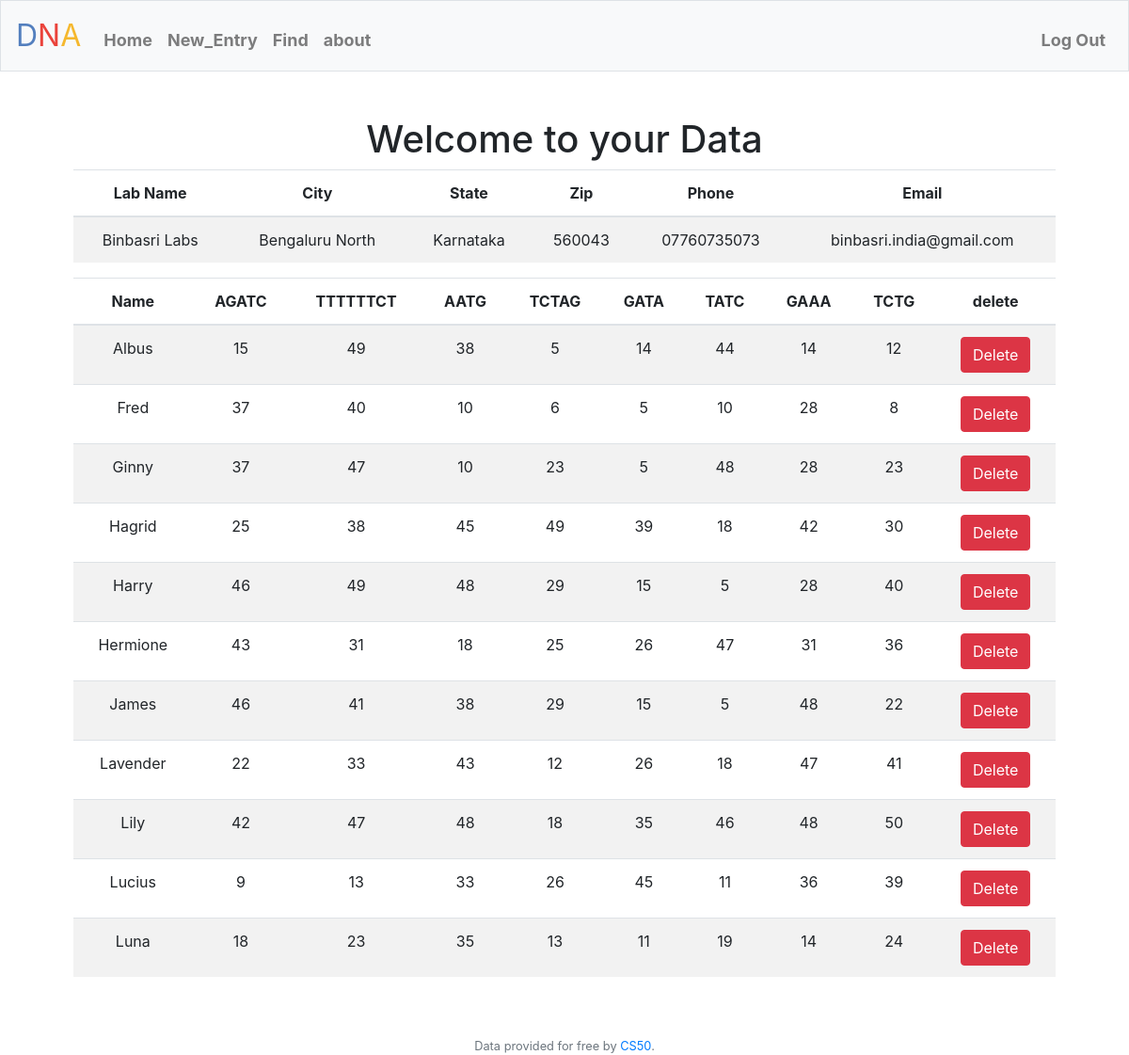
The page / (signed in) on the database its author committed.
### tables this page shows
CREATE TABLE users (
    id INTEGER,
    username TEXT NOT NULL,
    hash TEXT NOT NULL,
    count INTEGER NOT NULL DEFAULT 0,
    lab_name TEXT NOT NULL,
    lab_address TEXT NOT NULL,
    lab_city TEXT NOT NULL,
    lab_state TEXT NOT NULL,
    lab_zip TEXT NOT NULL,
    lab_phone TEXT NOT NULL,
    lab_email TEXT NOT NULL,
    PRIMARY KEY(id)
);

CREATE TABLE dna_str_users (
    dna_str_id INTEGER,
    user_id INTEGER,
    FOREIGN KEY(dna_str_id) REFERENCES dna_str(id),
    FOREIGN KEY(user_id) REFERENCES users(id)
);

CREATE TABLE dna_str (
    id INTEGER,
    owner_name TEXT NOT NULL,
    hashed INTEGER NOT NULL,
    AGATC INTEGER NOT NULL,
    TTTTTTCT INTEGER NOT NULL,
    AATG INTEGER NOT NULL,
    TCTAG INTEGER NOT NULL,
    GATA INTEGER NOT NULL,
    TATC INTEGER NOT NULL,
    GAAA INTEGER NOT NULL,
    TCTG INTEGER NOT NULL,
    PRIMARY KEY(id)
);

### app.py (the view)
@app.route("/", methods=["GET", "POST"])
@login_required
def index():
    user_id = session["user_id"]
    user_info = db.execute("SELECT * FROM users WHERE id = ?;", user_id)
    user_strs = db.execute("SELECT * FROM dna_str join dna_str_users on dna_str.id = dna_str_users.dna_str_id WHERE dna_str_users.user_id = ? ORDER BY owner_name;", user_id)
    return render_template("profile.html", user_info=user_info[0], user_strs=user_strs)

### app.py (called while the page is built)
@app.after_request
def after_request(response):
    response.headers["Cache-Control"] = "no-cache, no-store, must-revalidate"
    response.headers["Expires"] = 0
    response.headers["Pragma"] = "no-cache"
    return response

### helpers.py (called while the page is built)
def login_required(f):
    @wraps(f)
    def decorated_function(*args, **kwargs):
        if session.get("user_id") is None:
            return redirect("/login")
        return f(*args, **kwargs)
    return decorated_function

### templates/profile.html (shortened to what this page needs)
{% extends "layout.html" %}
{% block main%}
<div class="container">
    <div class="row">
        <div class="col-md-12">
            <h1 class="text-center">Welcome to your Data</h1>
        </div>
    </div>
    <div class="row">
        <table class="table table-striped">
            <thead>
                <tr>
                    <th>Lab Name</th>
                    <th>City</th>
                    <th>State</th>
                    <th>Zip</th>
                    <th>Phone</th>
                    <th>Email</th>
                </tr>
            </thead>
            <tbody>
                <tr>
                    <td>{{ user_info.lab_name }}</td>
                    <td>{{ user_info.lab_city }}</td>
                    <td>{{ user_info.lab_state }}</td>
                    <td>{{ user_info.lab_zip }}</td>
                    <td>{{ user_info.lab_phone }}</td>
                    <td>{{ user_info.lab_email }}</td>
                </tr>
            </tbody>
        </table>
    </div>
    <div class="row">
    <table class="table table-striped">
        <thead>
            <tr>
                <th>Name</th>
                <th>AGATC</th>
                <th>TTTTTTCT</th>
                <th>AATG</th>
                <th>TCTAG</th>
                <th>GATA</th>
                <th>TATC</th>
                <th>GAAA</th>
                <th>TCTG</th>
                <th>delete</th>
            </tr>
        </thead>
        <tbody>
            {% for dna in user_strs %}
                <tr>
                    <td>{{ dna.owner_name }}</td>
                    <td>{{ dna.AGATC }}</td>
                    <td>{{ dna.TTTTTTCT }}</td>
                    <td>{{ dna.AATG }}</td>
                    <td>{{ dna.TCTAG }}</td>
                    <td>{{ dna.GATA }}</td>
                    <td>{{ dna.TATC }}</td>
                    <td>{{ dna.GAAA }}</td>
                    <td>{{ dna.TCTG }}</td>
                    <td>
                        <form action="\delete" method="POST">
                            <button type="submit" class="btn btn-danger">Delete</button>
                        </form>
                    </td>
                </tr>
            {% endfor %}
        </tbody>
    </table>
    </div>
</div>
{% endblock %}

### templates/layout.html (shortened to what this page needs)
<!DOCTYPE html>
<html lang="en">
    <head>
        <link rel="stylesheet" href="https://cdn.jsdelivr.net/npm/bootstrap@4.5.3/dist/css/bootstrap.min.css">
        <link rel="stylesheet" href="{{ url_for('static', filename='styles.css') }}">
    </head>
    <body>
        <nav class="navbar navbar-expand-md navbar-light bg-light border">
            <a class="navbar-brand" href="/"><span class="blue">D</span><span class="red">N</span><span class="yellow">A</span></a>
            <div class="collapse navbar-collapse" id="navbar">
                {% if session.user_id %}
                    <ul class="navbar-nav mr-auto mt-2">
                        <li class="nav-item"><a class="nav-link" href="/">Home</a></li>
                        <li class="nav-item"><a class="nav-link" href="/new">New_Entry</a></li>
                        <li class="nav-item"><a class="nav-link" href="/find">Find</a></li>
                        <li class="nav-item"><a class="nav-link" href="/about">about</a></li>
                    </ul>
                    <ul class="navbar-nav ml-auto mt-2">
                        <li class="nav-item"><a class="nav-link" href="/logout">Log Out</a></li>
                    </ul>
                {% else %}
                    <ul class="navbar-nav ml-auto mt-2">
                        <li class="nav-item"><a class="nav-link" href="/register">Register</a></li>
                        <li class="nav-item"><a class="nav-link" href="/login">Log In</a></li>
                    </ul>
                {% endif %}
            </div>
        </nav>
        <main class="container p-5">
            {% block main %}{% endblock %}
        </main>
        <footer class="small text-center text-muted">
            Data provided for free by <a href="https://cs50.harvard.edu/x/2023/psets/6/dna/">CS50</a>.
        </footer>
    </body>
</html>

### static/styles.css (style rules this page uses)
nav .navbar-brand { font-size: xx-large; }
nav .navbar-brand .blue { color: #537fbe; }
nav .navbar-brand .red { color: #ea433b; }
nav .navbar-brand .yellow { color: #f5b82e; }
main { overflow-x: auto; text-align: center; }
nav .nav-item { color: #537fbe; font-size: large; font-weight: bold; }

### rows shown on the page
users: lab_name "Binbasri Labs", lab_city "Bengaluru North", lab_state "Karnataka", lab_zip "560043", lab_phone "07760735073", lab_email "binbasri.india@gmail.com"
dna_str_users: owner_name "Albus", AGATC "15", TTTTTTCT "49", AATG "38", TCTAG "5", GATA "14", TATC "44", GAAA "14", TCTG "12"
dna_str_users: owner_name "Fred", AGATC "37", TTTTTTCT "40", AATG "10", TCTAG "6", GATA "5", TATC "10", GAAA "28", TCTG "8"
dna_str_users: owner_name "Ginny", AGATC "37", TTTTTTCT "47", AATG "10", TCTAG "23", GATA "5", TATC "48", GAAA "28", TCTG "23"
dna_str_users: owner_name "Hagrid", AGATC "25", TTTTTTCT "38", AATG "45", TCTAG "49", GATA "39", TATC "18", GAAA "42", TCTG "30"
dna_str_users: owner_name "Harry", AGATC "46", TTTTTTCT "49", AATG "48", TCTAG "29", GATA "15", TATC "5", GAAA "28", TCTG "40"
dna_str_users: owner_name "Hermione", AGATC "43", TTTTTTCT "31", AATG "18", TCTAG "25", GATA "26", TATC "47", GAAA "31", TCTG "36"
dna_str_users: owner_name "James", AGATC "46", TTTTTTCT "41", AATG "38", TCTAG "29", GATA "15", TATC "5", GAAA "48", TCTG "22"
dna_str_users: owner_name "Lavender", AGATC "22", TTTTTTCT "33", AATG "43", TCTAG "12", GATA "26", TATC "18", GAAA "47", TCTG "41"
dna_str_users: owner_name "Lily", AGATC "42", TTTTTTCT "47", AATG "48", TCTAG "18", GATA "35", TATC "46", GAAA "48", TCTG "50"
dna_str_users: owner_name "Lucius", AGATC "9", TTTTTTCT "13", AATG "33", TCTAG "26", GATA "45", TATC "11", GAAA "36", TCTG "39"
dna_str_users: owner_name "Luna", AGATC "18", TTTTTTCT "23", AATG "35", TCTAG "13", GATA "11", TATC "19", GAAA "14", TCTG "24"
